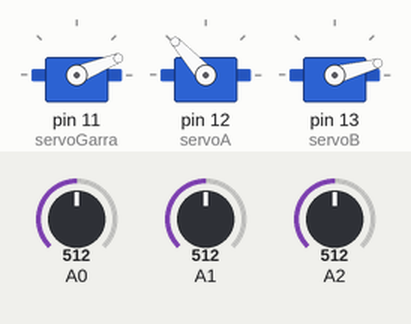
This sketch was run on a simulated Arduino Uno, built with avr-gcc and run on an emulated ATmega328P. Parts: 3 × servo. The inputs (shaded band) are chosen by the test bench; at power-on: A1 = 512, A2 = 512, A0 = 512.

Above: at 1.2 s.
1.3 s: A1 set to 716
At 2.4 s:
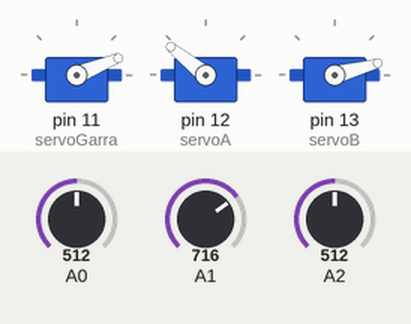
2.8 s: A2 set to 716
At 3.8 s:
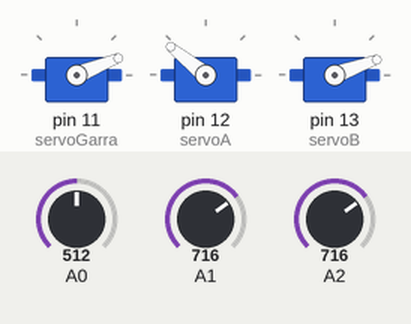
4.3 s: A0 set to 306
At 4.6 s:
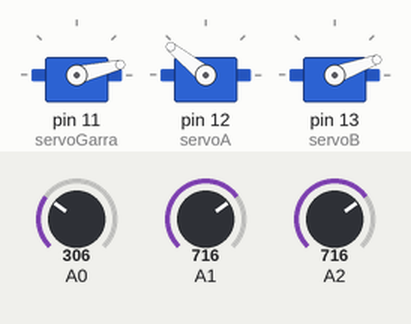
5.8 s: A1 set to 511
At 7.0 s:
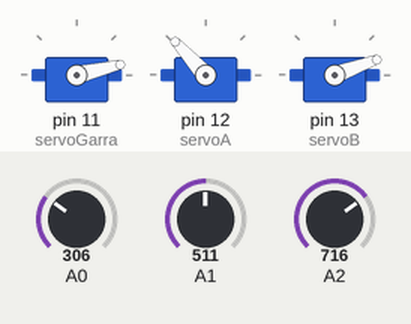
7.3 s: A0 set to 511
At 8.0 s:
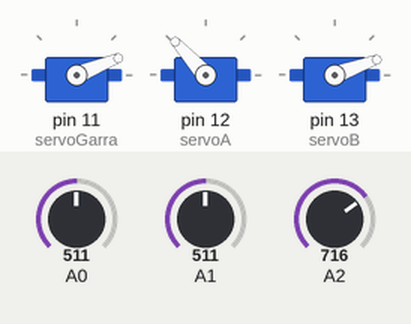
8.8 s: A1 set to 122
At 9.4 s:
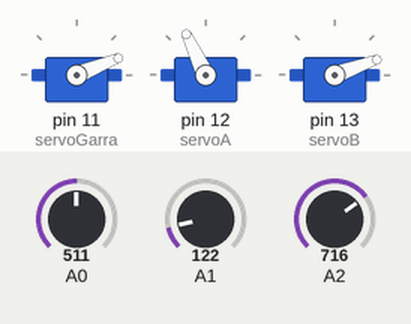
Timing chart, 0 to 11.3 s (numbered marks = the images above; inputs shaded):
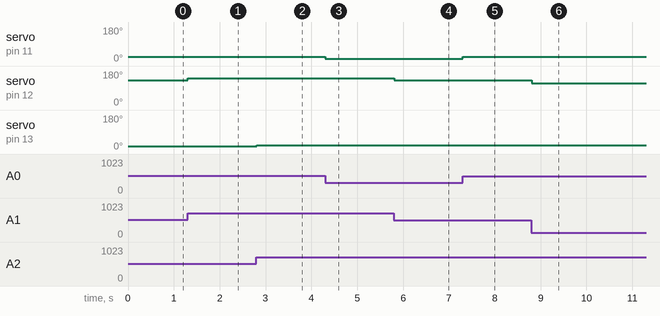

The sketch:

BracoPoten.ino
```cpp
#include "Servo.h"

// Servo Garra 0-45
Servo servoGarra;  // Servo Garra

// Servo A 110-155
Servo servoA;  // Servo A

// Servo B 0-30
Servo servoB;  // Servo B

void setup()
{
  Serial.begin(9600);
  servoGarra.attach(11); // Porta Servo Garra
  servoA.attach(12); // Porta Servo A
  servoB.attach(13); // Porta Servo B
}

void loop()
{
  // Lê o valor do Potenciometro
  int angleGarra = analogRead(0);
  int angleA = analogRead(1);
  int angleB = analogRead(2);

  // Mapeia o valor de 0 a 180 graus
  angleGarra = map(angleGarra, 0, 1023, 0, 45);
  angleA = map(angleA, 0, 1023, 110, 155);
  angleB = map(angleB, 0, 1023, 0, 30);

  // Repassa o angulo ao ServoWrite
  servoGarra.write(angleGarra);
  servoA.write(angleA);
  servoB.write(angleB);

  // Delay de 15ms para o Servo alcançar a posição
  delay(15);
}
```

Measured:
- after the input at 1.3 s, servo on pin 12 (servoA): 132° → 141° at once
- after the input at 2.8 s, servo on pin 13 (servoB): 15° → 20° at once
- after the input at 4.3 s, servo on pin 11 (servoGarra): 22° → 13° at once
- after the input at 5.8 s, servo on pin 12 (servoA): 141° → 132° at once
- after the input at 7.3 s, servo on pin 11 (servoGarra): 13° → 22° at once
- after the input at 8.8 s, servo on pin 12 (servoA): 132° → 115° at once
